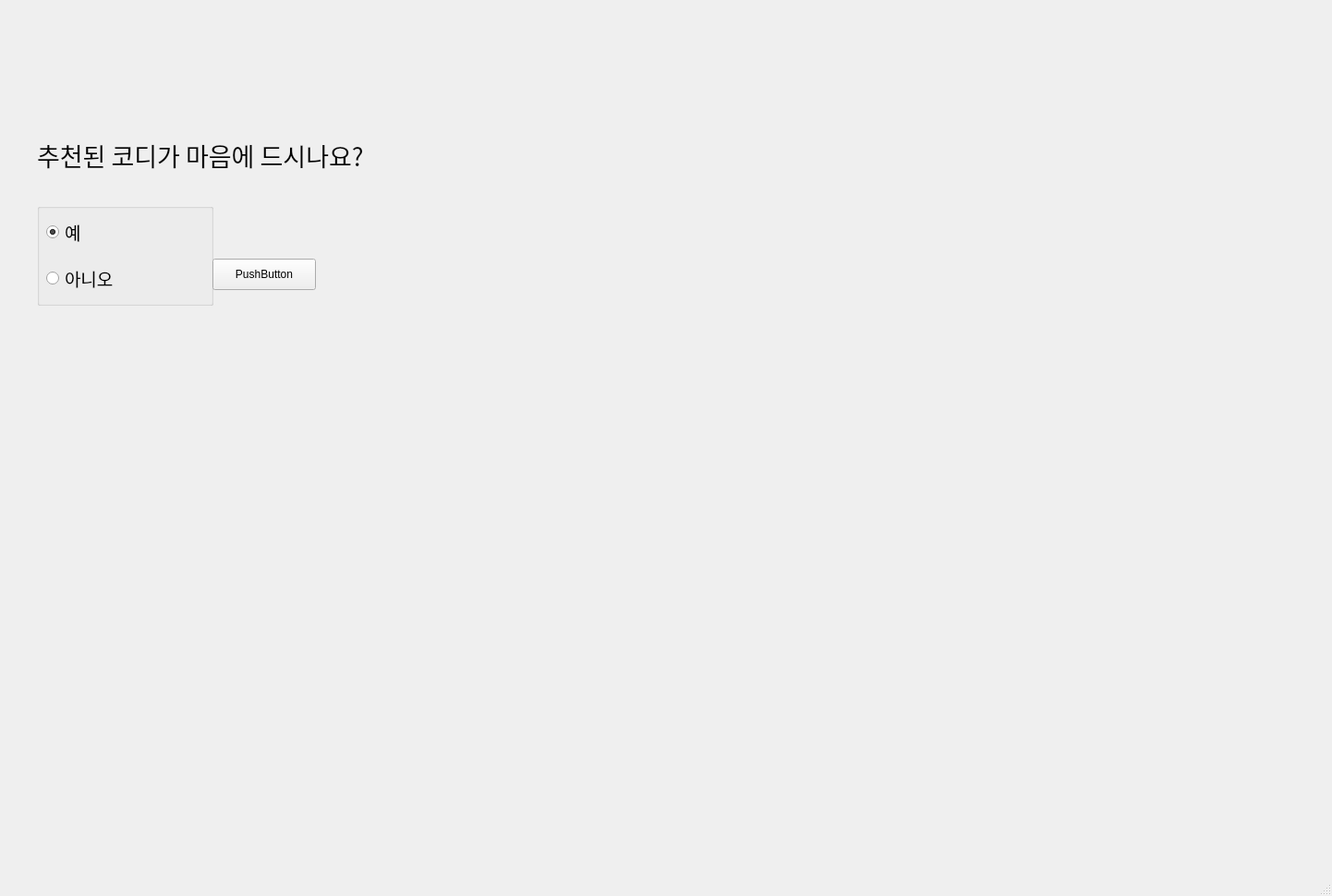
<?xml version="1.0" encoding="UTF-8"?>
<ui version="4.0">
	<class>MainWindow</class>
	<widget class="QMainWindow" name="MainWindow">
		<property name="geometry">
			<rect>
				<x>0</x>
				<y>0</y>
				<width>1442</width>
				<height>970</height>
			</rect>
		</property>
		<property name="windowTitle">
			<string>MainWindow</string>
		</property>
		<widget class="QWidget" name="centralwidget">
			<widget class="QLabel" name="label">
				<property name="geometry">
					<rect>
						<x>40</x>
						<y>340</y>
						<width>551</width>
						<height>411</height>
					</rect>
				</property>
				<property name="font">
					<font>
						<family>굴림</family>
						<pointsize>16</pointsize>
					</font>
				</property>
				<property name="text">
					<string/>
				</property>
				<property name="alignment">
					<set>Qt::AlignLeading|Qt::AlignLeft|Qt::AlignTop</set>
				</property>
			</widget>
			<widget class="QLabel" name="label_2">
				<property name="geometry">
					<rect>
						<x>40</x>
						<y>137</y>
						<width>491</width>
						<height>61</height>
					</rect>
				</property>
				<property name="font">
					<font>
						<family>맑은 고딕</family>
						<pointsize>20</pointsize>
						<weight>50</weight>
						<bold>false</bold>
					</font>
				</property>
				<property name="text">
					<string>추천된 코디가 마음에 드시나요?</string>
				</property>
			</widget>
			<widget class="QGroupBox" name="groupBox">
				<property name="geometry">
					<rect>
						<x>40</x>
						<y>220</y>
						<width>191</width>
						<height>111</height>
					</rect>
				</property>
				<property name="font">
					<font>
						<family>굴림</family>
						<pointsize>14</pointsize>
					</font>
				</property>
				<property name="title">
					<string/>
				</property>
				<widget class="QRadioButton" name="radioButton_yes">
					<property name="geometry">
						<rect>
							<x>10</x>
							<y>20</y>
							<width>130</width>
							<height>22</height>
						</rect>
					</property>
					<property name="font">
						<font>
							<family>굴림</family>
							<pointsize>14</pointsize>
						</font>
					</property>
					<property name="text">
						<string>예</string>
					</property>
					<property name="checked">
						<bool>true</bool>
					</property>
				</widget>
				<widget class="QRadioButton" name="radioButton_no">
					<property name="geometry">
						<rect>
							<x>10</x>
							<y>70</y>
							<width>130</width>
							<height>22</height>
						</rect>
					</property>
					<property name="font">
						<font>
							<family>굴림</family>
							<pointsize>14</pointsize>
						</font>
					</property>
					<property name="text">
						<string>아니오</string>
					</property>
				</widget>
			</widget>
			<widget class="QPushButton" name="pushButton">
				<property name="geometry">
					<rect>
						<x>230</x>
						<y>280</y>
						<width>112</width>
						<height>34</height>
					</rect>
				</property>
				<property name="text">
					<string>PushButton</string>
				</property>
			</widget>
			<widget class="QLabel" name="label2">
				<property name="geometry">
					<rect>
						<x>50</x>
						<y>360</y>
						<width>361</width>
						<height>18</height>
					</rect>
				</property>
				<property name="font">
					<font>
						<family>굴림</family>
						<pointsize>12</pointsize>
					</font>
				</property>
				<property name="text">
					<string/>
				</property>
			</widget>
			<widget class="QLabel" name="label_codi_reference">
				<property name="geometry">
					<rect>
						<x>790</x>
						<y>140</y>
						<width>511</width>
						<height>581</height>
					</rect>
				</property>
				<property name="text">
					<string/>
				</property>
			</widget>
		</widget>
		<widget class="QMenuBar" name="menubar">
			<property name="geometry">
				<rect>
					<x>0</x>
					<y>0</y>
					<width>1442</width>
					<height>21</height>
				</rect>
			</property>
		</widget>
		<widget class="QStatusBar" name="statusbar"/>
	</widget>
	<resources/>
	<connections/>
</ui>
